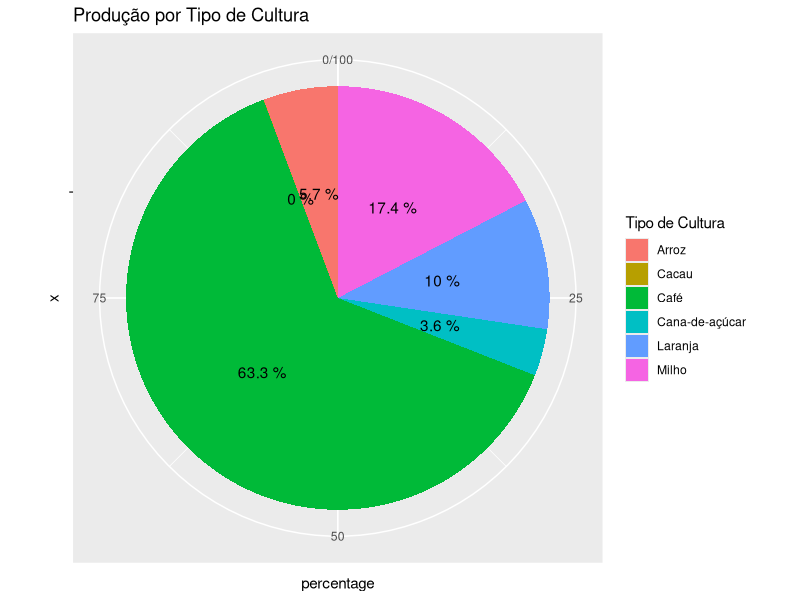

The R source for this figure:
## ---- chunk 1
install.packages("ggplot2")
## ---- chunk 2
library(ggplot2)
library(dplyr)
## ---- chunk 3
yield_data <- read.csv("data.csv")

production <- yield_data$Produção..Toneladas.
## ---- chunk 4
# Measures of Central Tendency
mean_yield <- mean(production)
median_yield <- median(production)
mode_yield <- as.numeric(names(sort(table(production), decreasing = TRUE)[1]))

cat("Mean:", mean_yield, "\n")
cat("Median:", median_yield, "\n")
cat("Mode:", mode_yield, "\n")

# Measures of Dispersion
sd_yield <- sd(production)  # Standard deviation
variance_yield <- var(production)  # Variance
range_yield <- range(production)  # Range (minimum and maximum)
amplitude_yield <- diff(range_yield)  # Absolute range

cat("Standard Deviation:", sd_yield, "\n")
cat("Variance:", variance_yield, "\n")
cat("Range:", amplitude_yield, "\n")

# Separating Measures
quartiles_yield <- quantile(production, probs = c(0.25, 0.5, 0.75))  # Quartiles
percentiles_yield <- quantile(production, probs = seq(0.1, 1, by = 0.1))  # Deciles or Percentiles

cat("Quartiles:", quartiles_yield, "\n")
cat("Percentiles (Deciles):", percentiles_yield, "\n")
## ---- chunk 5
# Pie chart for the production (in percentage) of each culture type

total_production <- yield_data %>%
  group_by(Tipo.de.Cultura) %>%
  summarise(total_production = sum(Produção..Toneladas.))

# Calculate the percentage of total production for each culture type
total_production <- total_production %>%
  mutate(percentage = total_production / sum(total_production) * 100)

head(total_production)

# Create the pie chart
ggplot(total_production, aes(x = "", y = percentage, fill = Tipo.de.Cultura)) +
  geom_bar(stat = "identity", width = 1) +
  coord_polar("y", start = 0) +
  labs(title = "Produção por Tipo de Cultura", fill = "Tipo de Cultura") +
  theme_gray() +
  theme(legend.position = "right") +
  geom_text(aes(label = paste(round(percentage, 1), "%")), position = position_stack(vjust = 0.5))

cat("Exploratory analysis completed.\n")
